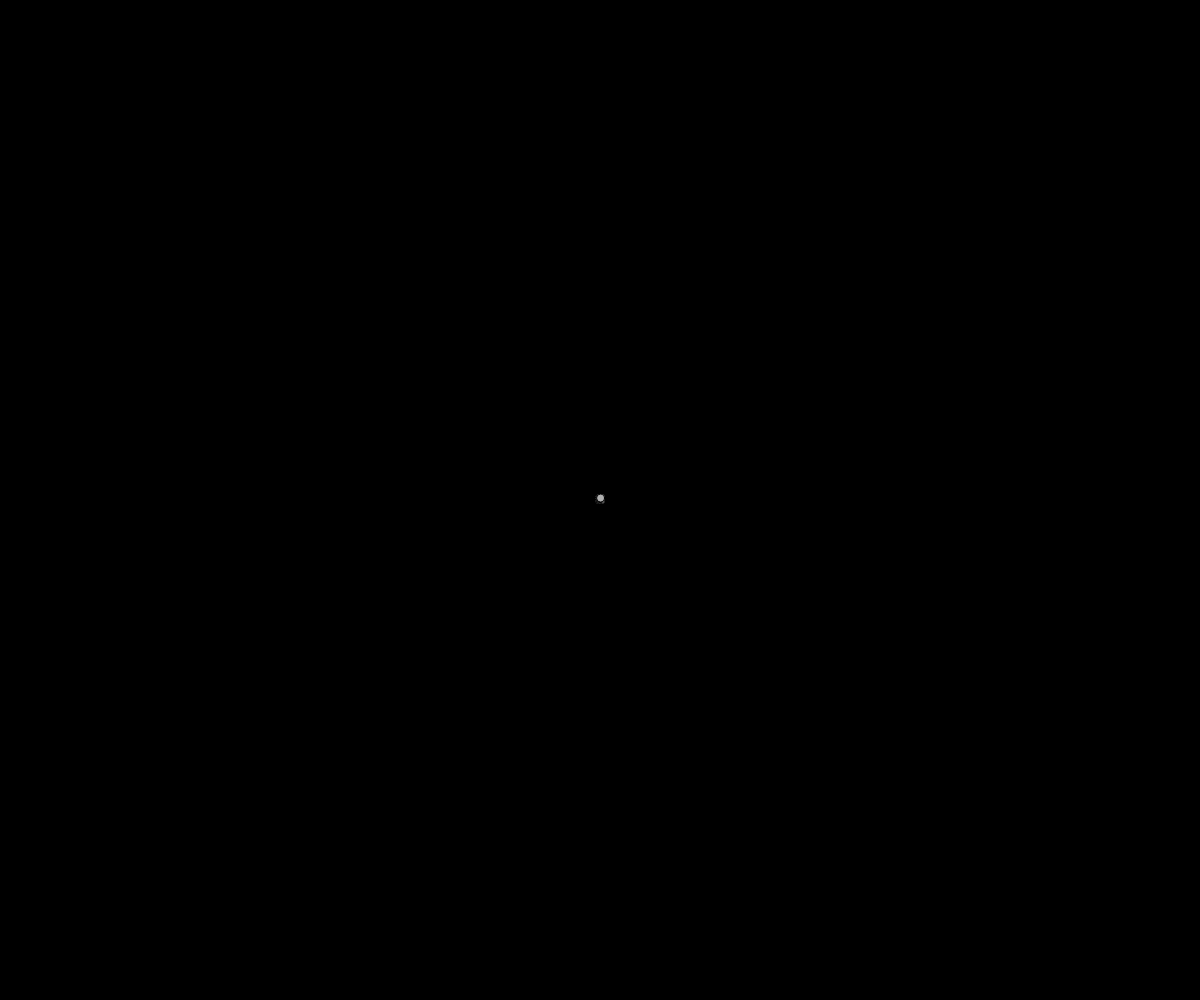
Frame 1 (no input)
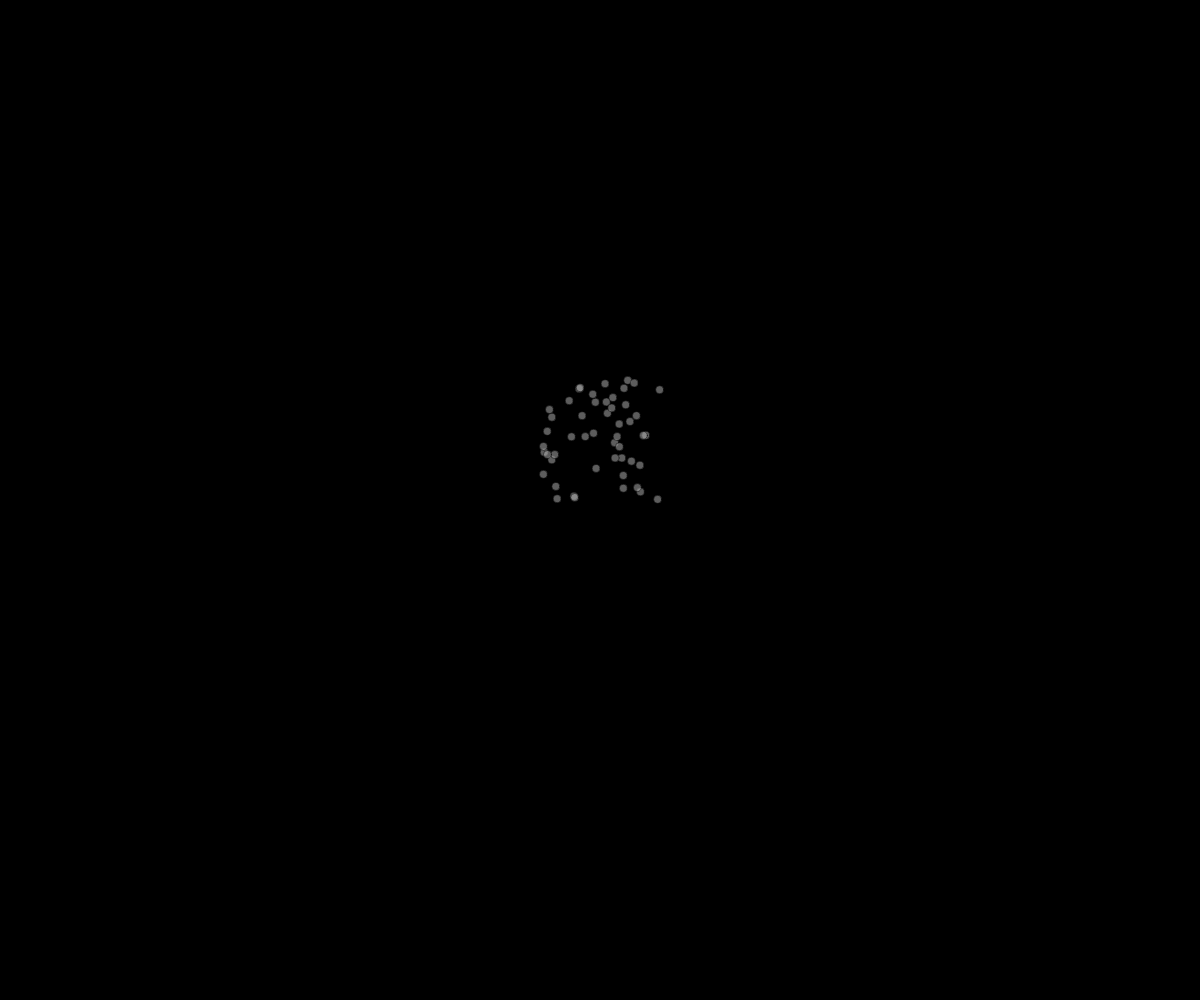
Frame 60 (no input)
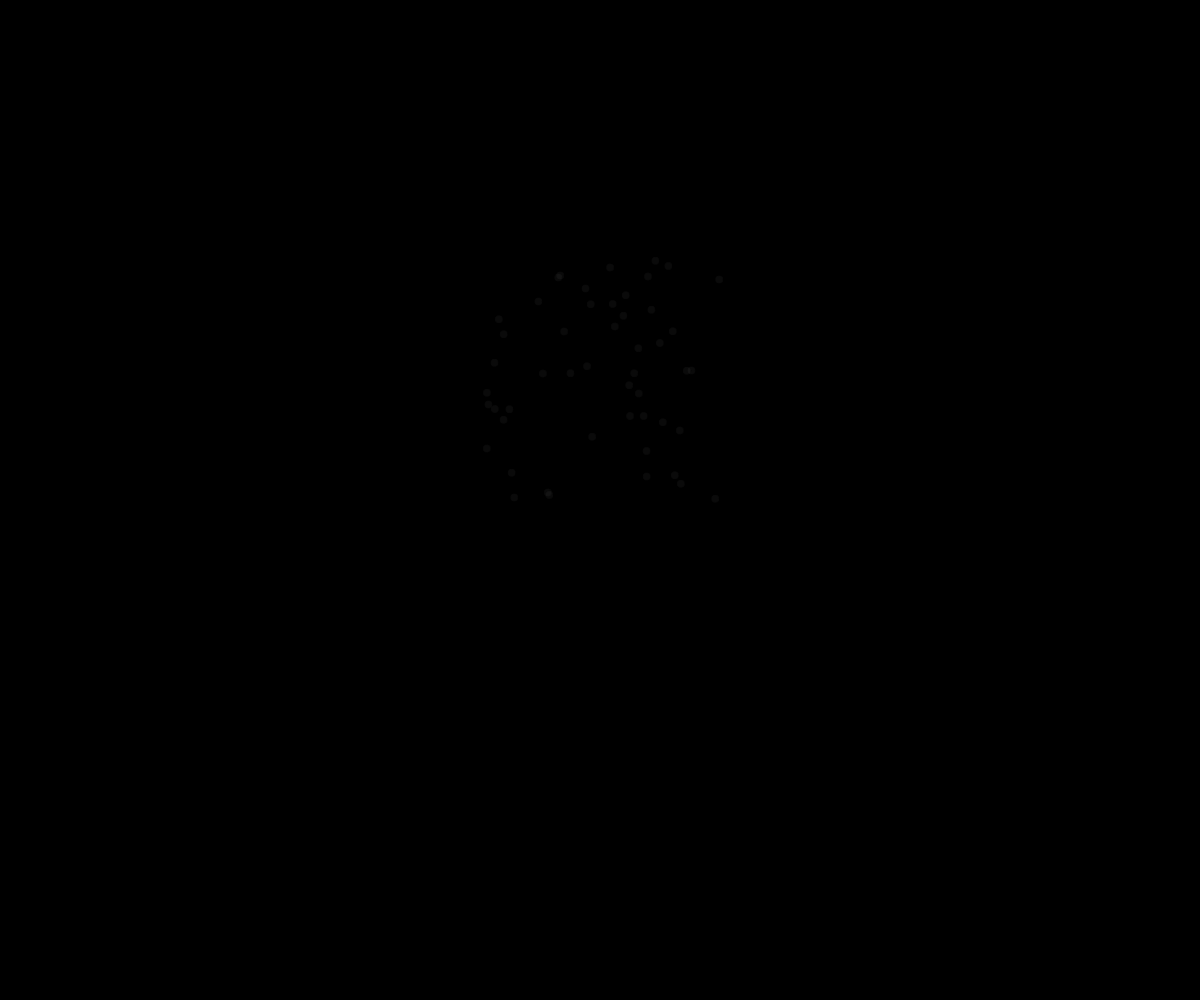
Frame 120 (the mouse pressed at the canvas centre since frame 60)

The p5.js sketch that drew these frames (run headless with seeded random() and noise() and a simulated clock; from frame 60 on, the mouse is pressed at the canvas centre):

// p5.js sketch
// ── sketch.js
function Particle(loc) {
  this.loc = loc;
  this.acc = new p5.Vector();
  this.vel = new p5.Vector(random(-1,1), random(-2,0));
  this.lifespan = 255;
}

Particle.prototype = {
  constructor: Particle,
  update : function(){  
    this.vel.add(this.acc);
    this.loc.add(this.vel);
    this.lifespan -=2.0;
  },
  display : function(){
    stroke(0,this.lifespan);
    fill(175, this.lifespan);
    ellipse(this.loc.x, this.loc.y, 8, 8);
  }  
};

// a collection that will hold our particle objects
var particles = [];

function setup(){
  createCanvas(windowWidth,windowHeight);
  for (var i=0; i< 50; i++){
    particles[i] = new Particle(new p5.Vector(width/2, height/2));
  }
}

function draw(){
  background(0);
  for (var i=0; i < particles.length; i++){
    particles[i].update();
    particles[i].display();
  }
}
